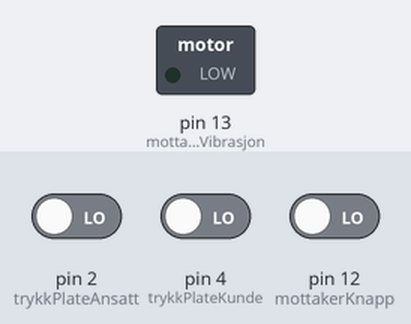
This sketch was run on a simulated Arduino Uno, built with avr-gcc and run on an emulated ATmega328P. Shown: switched loads named in the sketch (green lamp = pin HIGH). Inputs (shaded band) come from the test bench; at power-on: pin 4 (trykkPlateKunde) LOW, pin 12 (mottakerKnapp) LOW, pin 2 (trykkPlateAnsatt) LOW.

Above: at 4.2 s.
4.3 s: pin 4 (trykkPlateKunde) driven LOW
5.8 s: pin 4 (trykkPlateKunde) driven HIGH and pin 12 (mottakerKnapp) driven HIGH
At 9.4 s:
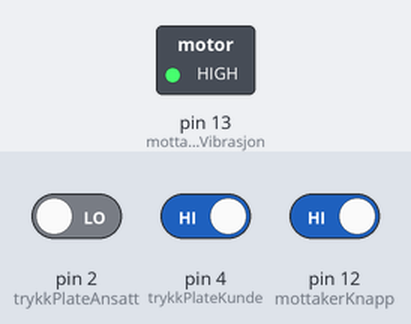
Timing chart, 0 to 10.9 s (numbered marks = the images above; inputs shaded):
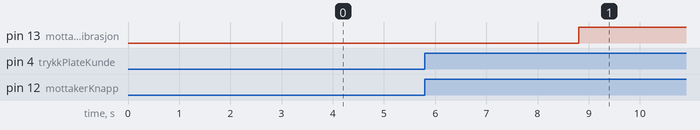

Measured:
- after the input at 4.3 s, every drawn part: stays the same
- after the input at 5.8 s, pin 13 (mottakerVibrasjon): LOW → HIGH after 3.0 s

The sketch:

Monitum.ino
```cpp
//Definerer input til komponentene
const int trykkPlateKunde = 4; //Input til trykkplate forran kasse
const int mottakerVibrasjon = 13; //Input til vibrasjonsmotorene i mottakerne
const int trykkPlateAnsatt = 2; //Input til trykkplate bak kasse
const int mottakerKnapp = 12; //Input til knappene i mottakerne

//Variabel som holder på statusen fra mottakerknappene, trykkplate forran kasse, og trykkplaten bak kasse
int mkStatus;
int tpkStatus;
int tpaStatus;

//Variabel som holder på forrige statusen fra mottakerknappene, trykkplate forran kasse, og trykkplaten bak kasse
int forrigemkStatus = LOW;
int forrigetpkStatus = LOW;
int forrigetpaStatus = LOW;

//Variabel som holder på tiden siden forrige knappetrykk
unsigned long mkTid = 0;
unsigned long tpkTid = 0;
unsigned long tpaTid = 0;

//DebounceDelay for mottakerknappene og trykkplate bak kasse
//DebounceDelay er til for å forhinde dobbeltklikk
unsigned long debounceDelay = 50;

//DebounceDelay for trykkplaten forran kasse
unsigned long trykkPlateKundeDelay = 3000;

void setup() {
  //Setter opp komponentene
  pinMode(trykkPlateKunde, INPUT);
  pinMode(mottakerVibrasjon, OUTPUT);
  pinMode(trykkPlateAnsatt, INPUT);
  pinMode(mottakerKnapp, INPUT);
}

void loop() {
  //Debounce mottakerKnapp
  int leseAMKnapp = digitalRead(mottakerKnapp);

  if (leseAMKnapp != forrigemkStatus) {
    mkTid = millis();
  }

  if ((millis() - mkTid) > debounceDelay) {
    if (leseAMKnapp != mkStatus) {
      mkStatus = leseAMKnapp;
      if (mkStatus == HIGH) {
        digitalWrite(mottakerVibrasjon, LOW);
      }
    }
  }

  forrigemkStatus = leseAMKnapp;

  //Debounce trykkPlateAnsatt
  int leseAKKnapp = digitalRead(trykkPlateAnsatt);

  if (leseAKKnapp != forrigetpaStatus) {
    tpaTid = millis();
  }

  if ((millis() - tpaTid) > debounceDelay) {
    if (leseAKKnapp != tpaStatus) {
      tpaStatus = leseAKKnapp;
      if (tpaStatus == HIGH ) {
        digitalWrite(mottakerVibrasjon, LOW);
      }
    }
  }

  forrigetpaStatus = leseAKKnapp;

  //Debounce trykkPlateKunde
  int leseTPKnapp = digitalRead(trykkPlateKunde);

  if (leseTPKnapp != forrigetpkStatus) {
    tpkTid = millis();
  }

  if ((millis() - tpkTid) > trykkPlateKundeDelay) {
    if (leseTPKnapp != tpkStatus) {
      tpkStatus = leseTPKnapp;
      digitalWrite(mottakerVibrasjon, tpkStatus);
    }
  }

  forrigetpkStatus = leseTPKnapp;
}
```
